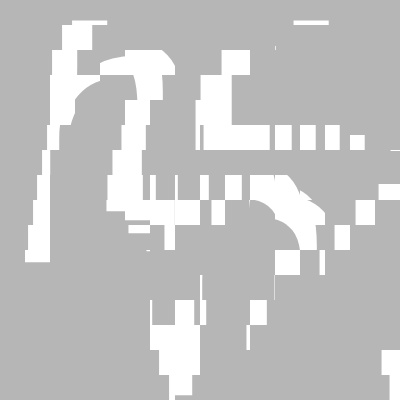
Frame 1 (no input)
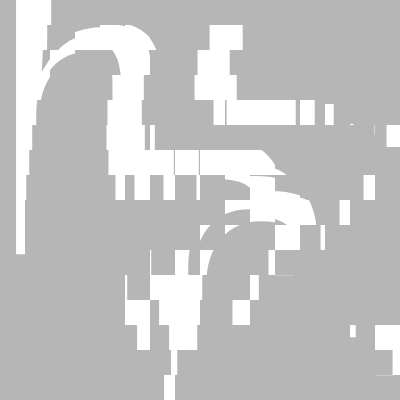
Frame 60 (no input)
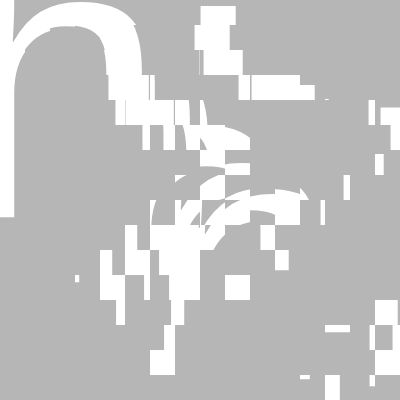
Frame 120 (the mouse pressed at the canvas centre since frame 60)

The p5.js sketch that drew these frames (run headless with seeded random() and noise() and a simulated clock; from frame 60 on, the mouse is pressed at the canvas centre):

// p5.js sketch
// ── sketch.js
let font;
let pg;
let canvasW = 400;
let canvasH = 400;
let textS = 400;


let tX, tY, sp, dspx, dspy, fct;

function setup() {

  c = random(255);

  createCanvas(canvasW, canvasH);
  background(c);
  createSliders();
  pg = createGraphics(canvasW, canvasH);
}

function draw() {
  pg.background(c);
  pg.fill(255);

  pg.textSize(textS);

  pg.push();
  pg.translate(canvasH / 2, canvasH / 2);
  pg.textAlign(CENTER, CENTER);
  pg.text("hi", 0, 0);
  pg.pop();

  let tilesX = tX.value();
  let tilesY = tY.value();

  let tileW = int(width / tilesX);
  let tileH = int(height / tilesY);

  let spv = sp.value();
  let dspxv = dspx.value();
  let fctv = fct.value();
  
  for (let y = 0; y < tilesY; y++) {
    for (let x = 0; x < tilesX; x++) {
      // WARP
      let waveX = int(
        sin(frameCount * spv + x * y * dspxv) * fctv
      );
      let waveY = int(
        sin(frameCount * spv + x * y * dspxv) * fctv
      );

      if (dspxv === 0) {
        waveX = 0;
      }

      if (dspxv === 0) {
        waveY = 0;
      }


      let sx = x * tileW + waveX;
      let sy = y * tileH + waveY;
      let sw = tileW;
      let sh = tileH;
      let dx = x * tileW;
      let dy = y * tileH;
      let dw = tileW;
      let dh = tileH;

      copy(pg, sx, sy, sw, sh, dx, dy, dw, dh);
    }
  }
}

function createSliders() {
  tX = createSlider(1, 80, 16, 1);
  tX.position(20, height + 40);
  createP("Tiles X").position(20, height);

  tY = createSlider(1, 80, 16, 1);
  tY.position(20, height + 100);
  createP("Tiles Y").position(20, height + 60);

  sp = createSlider(0, 1, 0.005, 0.01);
  sp.position(20, height + 160);
  createP("Speed").position(20, height + 120);

  dspx = createSlider(0, 0.1, 0.05, 0.001);
  dspx.position(180, height + 40);
  createP("Displacement X").position(180, height);

  dspy = createSlider(0, 0.2, 0, 0.01);
  dspy.position(180, height + 100);
  createP("Displacement Y").position(180, height + 60);

  fct = createSlider(0, 300, 100, 1);
  fct.position(180, height + 160);
  createP("Offset").position(180, height + 120);
}

//ref & tutorial: https://editor.p5js.org/DAI2020/sketches/uvJX1SM_J
